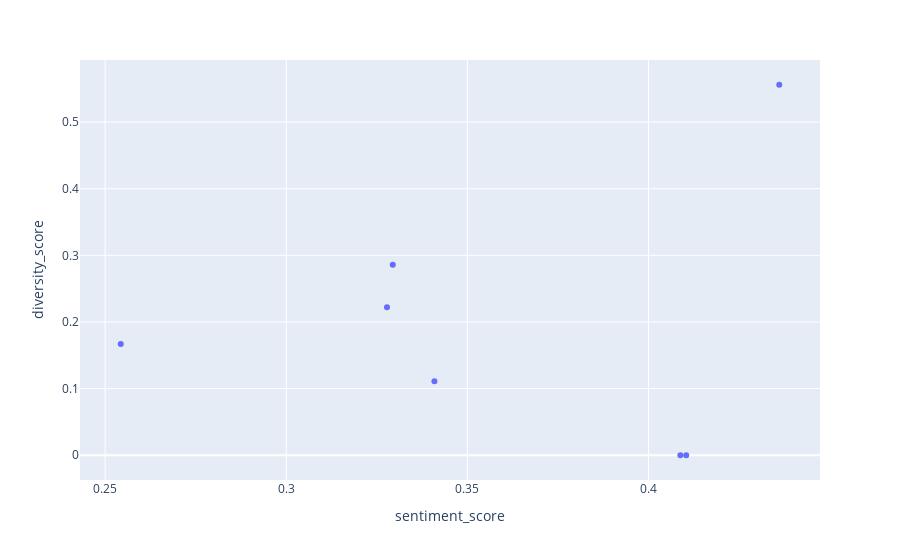

The notebook cell saved with this chart:
### Markdown cell above
### Sentiment Score vs Diversity Score

### Code cell
fig = px.scatter(df, x="sentiment_score", y="diversity_score", hover_data=['film_name'])
fig.show()

### Figure 1 — Plotly figure (JSON) as saved in the notebook; plotly's stock layout.template omitted (floating-point values rounded to 4 significant figures)
{"data": [{"customdata": [["The Little Mermaid (2023 film)"], ["Ghost in the Shell (2017 film)"], ["The Witcher (TV series)"], ["Bridgerton"], ["Inception"], ["The Wolf of Wall Street (2013 film)"], ["Mad Max: Fury Road"]], "hovertemplate": "sentiment_score=%{x}<br>diversity_score=%{y}<br>film_name=%{customdata[0]}<extra></extra>", "legendgroup": "", "marker": {"color": "#636efa", "symbol": "circle"}, "mode": "markers", "name": "", "orientation": "v", "showlegend": false, "type": "scatter", "x": [0.4361, 0.2543, 0.3294, 0.3278, 0.3409, 0.4104, 0.4088], "xaxis": "x", "y": [0.556, 0.167, 0.286, 0.222, 0.111, 0, 0], "yaxis": "y"}], "layout": {"legend": {"tracegroupgap": 0}, "margin": {"t": 60}, "xaxis": {"anchor": "y", "domain": [0, 1], "title": {"text": "sentiment_score"}}, "yaxis": {"anchor": "x", "domain": [0, 1], "title": {"text": "diversity_score"}}}}
